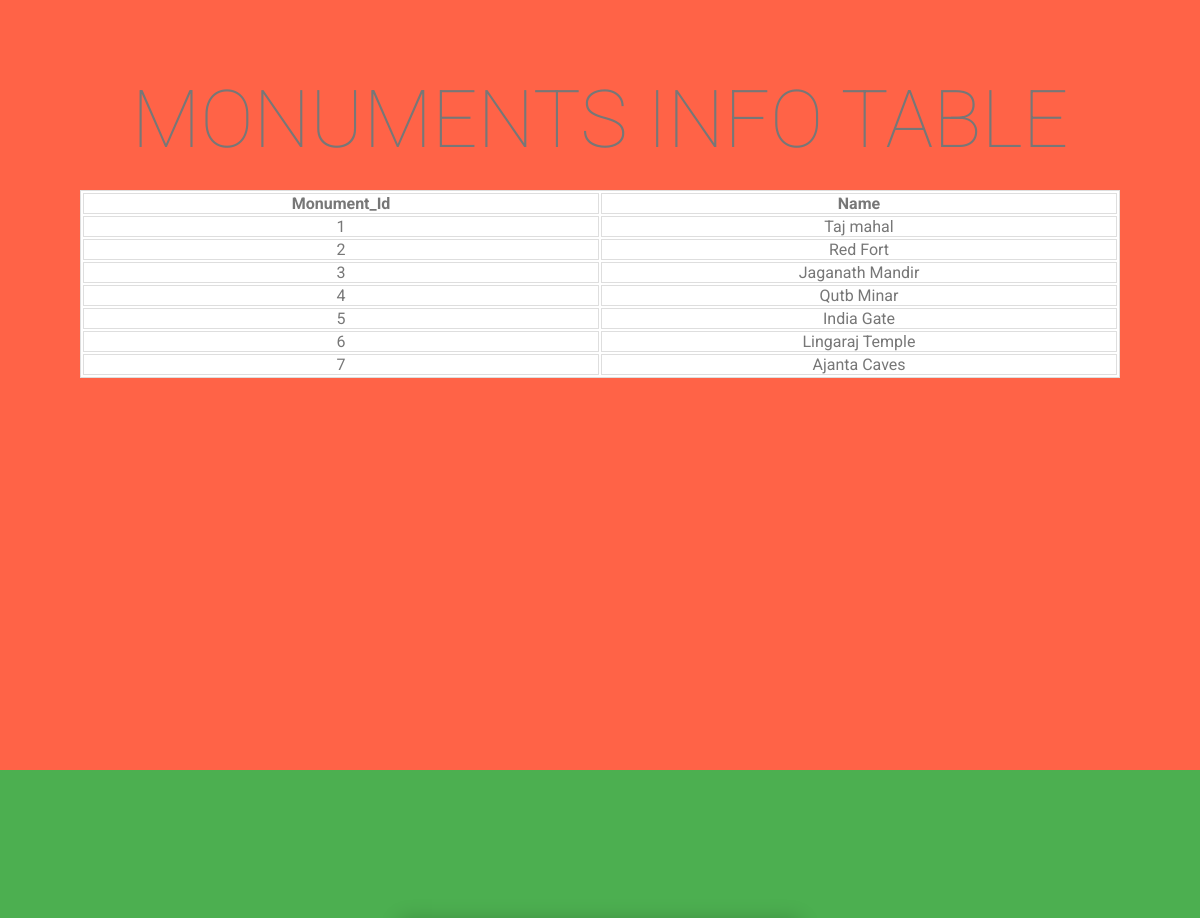
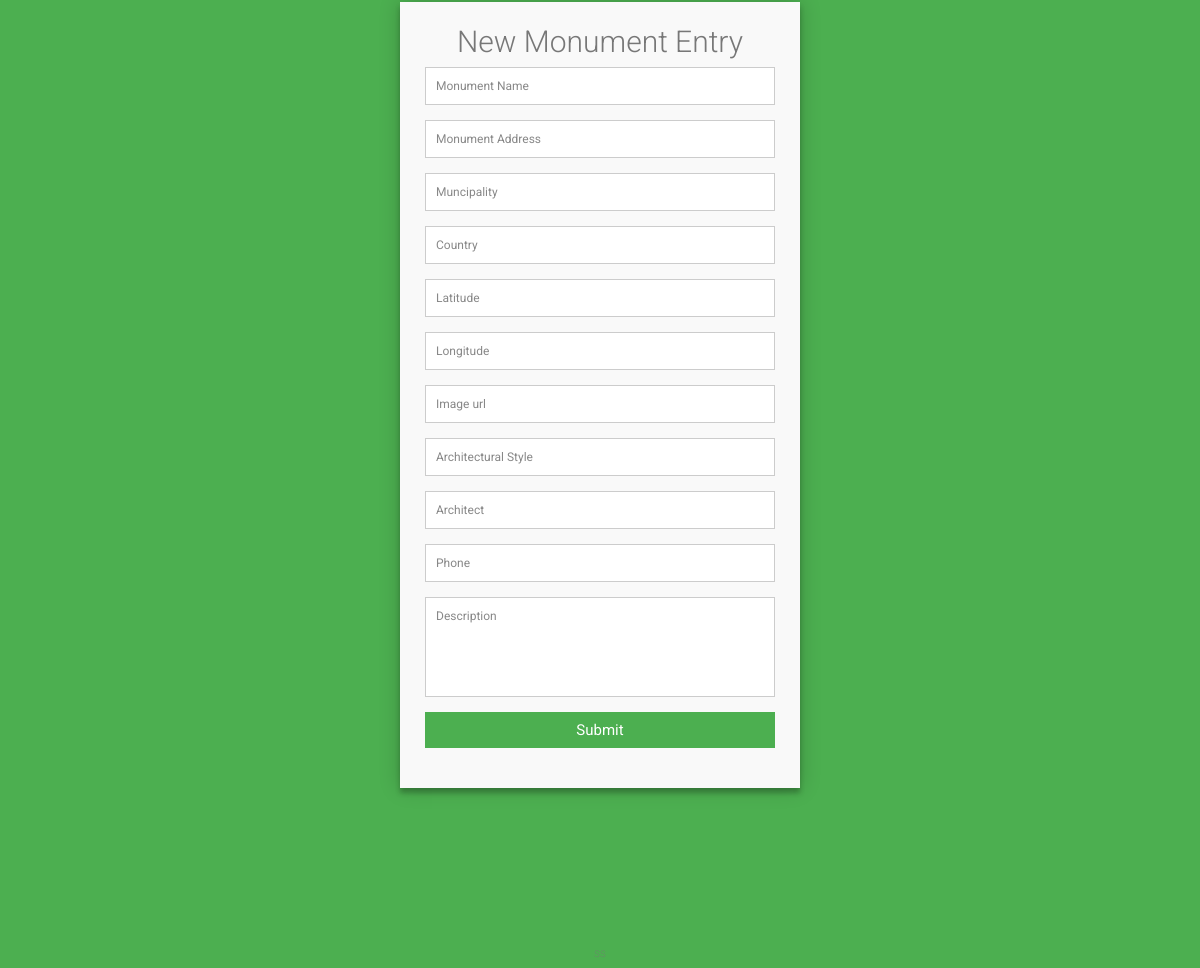
Page /table.php on the committed database (2 pictures, top to bottom).
### tables this page shows
CREATE TABLE `monuments_general` (
  `M_id` int(2) NOT NULL,
  `Name` varchar(45) NOT NULL,
  `Address` varchar(100) NOT NULL,
  `Muncipality` varchar(45) NOT NULL,
  `Country` varchar(45) NOT NULL,
  `Latitude` float(11,7) NOT NULL,
  `Longitude` float(11,7) NOT NULL,
  `img_url` varchar(50000) DEFAULT NULL,
  `arch_style` varchar(45) NOT NULL,
  `Architect` varchar(45) NOT NULL,
  `Phone` int(10) NOT NULL,
  `Description` longtext NOT NULL
);

### table.php (the view)
<html>
<head>
<link rel="stylesheet" type="text/css" href="table.css">
<link rel="stylesheet" type="text/css" href="form.css">
</head>
<body>
<div class="aa_htmlTable" >
  <h2 class="aa_h2">Monuments Info Table</h2>
  <br />
  <div style="width:100%;height:500px;overflow-y: scroll;">
  <table style="width:100%">
    <thead>
      <tr>
        <th>Monument_Id</th>
        <th>Name</th>
      </tr>
    </thead>
    <tbody>
      <?php
        include "connect.php";
        $sql="Select M_id,Name from monuments_general";
        $result=mysqli_query($conn,$sql);
        while($found=mysqli_fetch_array($result,MYSQLI_ASSOC))
        {
          ?>
          <tr>
            <td><?php echo $found['M_id']; ?></td>
            <td><?php echo $found['Name']; ?></td>
          </tr>
          <?php
        }
      ?>
    </tbody>
  </table>
</div>
</div>
<div class="container">
  <form id="contact" action="add_mon.php" method="post">
    <h3>New Monument Entry</h3>
    <fieldset>
      <input placeholder="Monument Name" type="text" name="name" tabindex="1" required autofocus>
    </fieldset>
    <fieldset>
      <input placeholder="Monument Address" type="text" name="Address" tabindex="2" required>
    </fieldset>
    <fieldset>
      <input placeholder="Muncipality" type="text" name="Muncipality" tabindex="3" required>
    </fieldset>
    <fieldset>
      <input placeholder="Country" type="text" name="Country" tabindex="4" required>
    </fieldset>
    <fieldset>
      <input placeholder="Latitude" type="text" name="Latitude" tabindex="5" required>
    </fieldset>
    <fieldset>
      <input placeholder="Longitude" type="text" name="Longitude" tabindex="6" required>
    </fieldset>
    <fieldset>
      <input placeholder="Image url" type="url" name="Image_url" tabindex="7" required>
    </fieldset>
    <fieldset>
      <input placeholder="Architectural Style" type="text" name="arch_style" tabindex="8" required>
    </fieldset>
    <fieldset>
      <input placeholder="Architect" type="text" name="Architect" tabindex="9" required>
    </fieldset>
    <fieldset>
      <input placeholder="Phone" type="tel" name="Phone" tabindex="10" required>
    </fieldset>
    <fieldset>
      <textarea placeholder="Description" name="Description" tabindex="11" required></textarea>
    </fieldset>
    <fieldset>
      <button name="submit" type="submit" id="contact-submit" data-submit="...Sending">Submit</button>
    </fieldset>
  </form>
</div>ss
</body>
</html>

### table.css (style rules this page uses)
body { display: table; width: 100%; background: #dedede; text-align: center; }
* { -webkit-box-sizing: border-box; -moz-box-sizing: border-box; box-sizing: border-box; }
.aa_h2 { font:100 5rem/1 Roboto; text-transform: uppercase; }
table { background: #fff; }
table,thead,tbody,tfoot,tr, td,th { text-align: center; margin: auto; border:1px solid #dedede; width: 50%; }
.aa_htmlTable { background: tomato; padding: 5rem; display: table; width: 100%; height: 100%; vertical-align: middle; white-space: nowrap; display: inline-block; }

### form.css (style rules this page uses)
* { margin: 0; padding: 0; box-sizing: border-box; -webkit-box-sizing: border-box; -moz-box-sizing: border-box; -webkit-font-smoothing: antialiased; -moz-font-smoothing: antialiased; -o-font-smoothing: antialiased; font-smoothing: antialiased; text-rendering: optimizeLegibility; }
body { font-family: "Roboto", Helvetica, Arial, sans-serif; font-weight: 100; font-size: 12px; line-height: 30px; color: #777; background: #4CAF50; }
.container { max-width: 400px; width: 100%; margin: 0 auto; position: relative; }
#contact input[type="text"], #contact input[type="email"], #contact input[type="tel"], #contact input[type="url"], #contact textarea, #contact button[type="submit"] { font: 400 12px/16px "Roboto", Helvetica, Arial, sans-serif; }
#contact { background: #F9F9F9; padding: 25px; margin: 150px 0; box-shadow: 0 0 20px 0 rgba(0, 0, 0, 0.2), 0 5px 5px 0 rgba(0, 0, 0, 0.24); }
#contact h3 { display: block; font-size: 30px; font-weight: 300; margin-bottom: 10px; }
fieldset { border: medium none !important; margin: 0 0 10px; min-width: 100%; padding: 0; width: 100%; }
#contact input[type="text"], #contact input[type="email"], #contact input[type="tel"], #contact input[type="url"], #contact textarea { width: 100%; border: 1px solid #ccc; background: #FFF; margin: 0 0 5px; padding: 10px; }
#contact textarea { height: 100px; max-width: 100%; resize: none; }
#contact button[type="submit"] { cursor: pointer; width: 100%; border: none; background: #4CAF50; color: #FFF; margin: 0 0 5px; padding: 10px; font-size: 15px; }

### rows in the picture
monuments_general: M_id "1", Name "Taj mahal"
monuments_general: M_id "2", Name "Red Fort"
monuments_general: M_id "3", Name "Jaganath Mandir"
monuments_general: M_id "4", Name "Qutb Minar"
monuments_general: M_id "5", Name "India Gate"
monuments_general: M_id "6", Name "Lingaraj Temple"
monuments_general: M_id "7", Name "Ajanta Caves"
